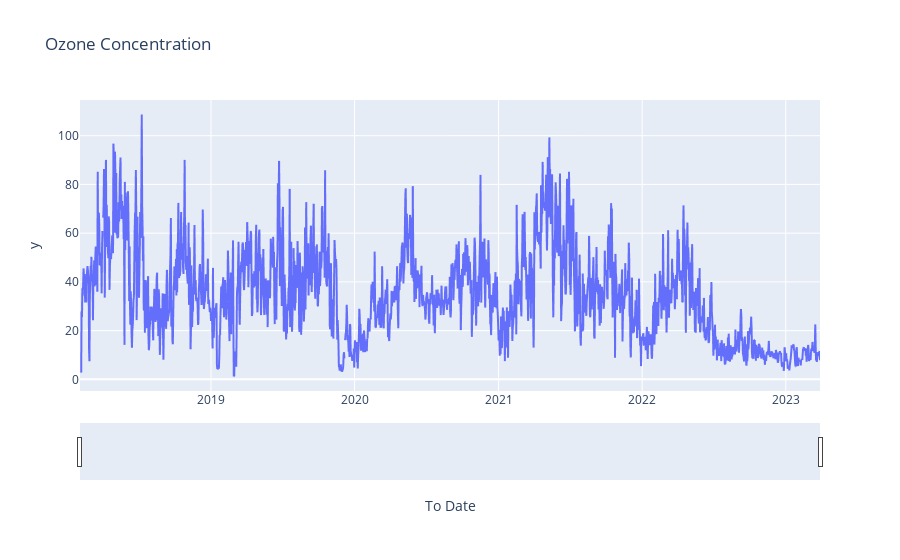

Write notebook code for a chart like this one.
### Code cell
import plotly.express as px
fig = px.line(oz_data, x=oz_data.index, y=oz_data.values, title='Ozone Concentration')
fig.update_xaxes(rangeslider_visible=True)
fig.show()

### Figure 1 — Plotly figure (JSON) as saved in the notebook; plotly's stock layout.template omitted (floating-point values rounded to 4 significant figures; data arrays with more than 128 entries replaced by an {"elided": "..."} marker saying what was removed)
{"data": [{"hovertemplate": "To Date=%{x}<br>y=%{y}<extra></extra>", "legendgroup": "", "line": {"color": "#636efa", "dash": "solid"}, "marker": {"symbol": "circle"}, "mode": "lines", "name": "", "showlegend": false, "type": "scattergl", "x": {"elided": "1882 str values"}, "xaxis": "x", "y": {"elided": "1882 float values"}, "yaxis": "y"}], "layout": {"legend": {"tracegroupgap": 0}, "title": {"text": "Ozone Concentration"}, "xaxis": {"anchor": "y", "domain": [0, 1], "rangeslider": {"visible": true}, "title": {"text": "To Date"}}, "yaxis": {"anchor": "x", "domain": [0, 1], "title": {"text": "y"}}}}
